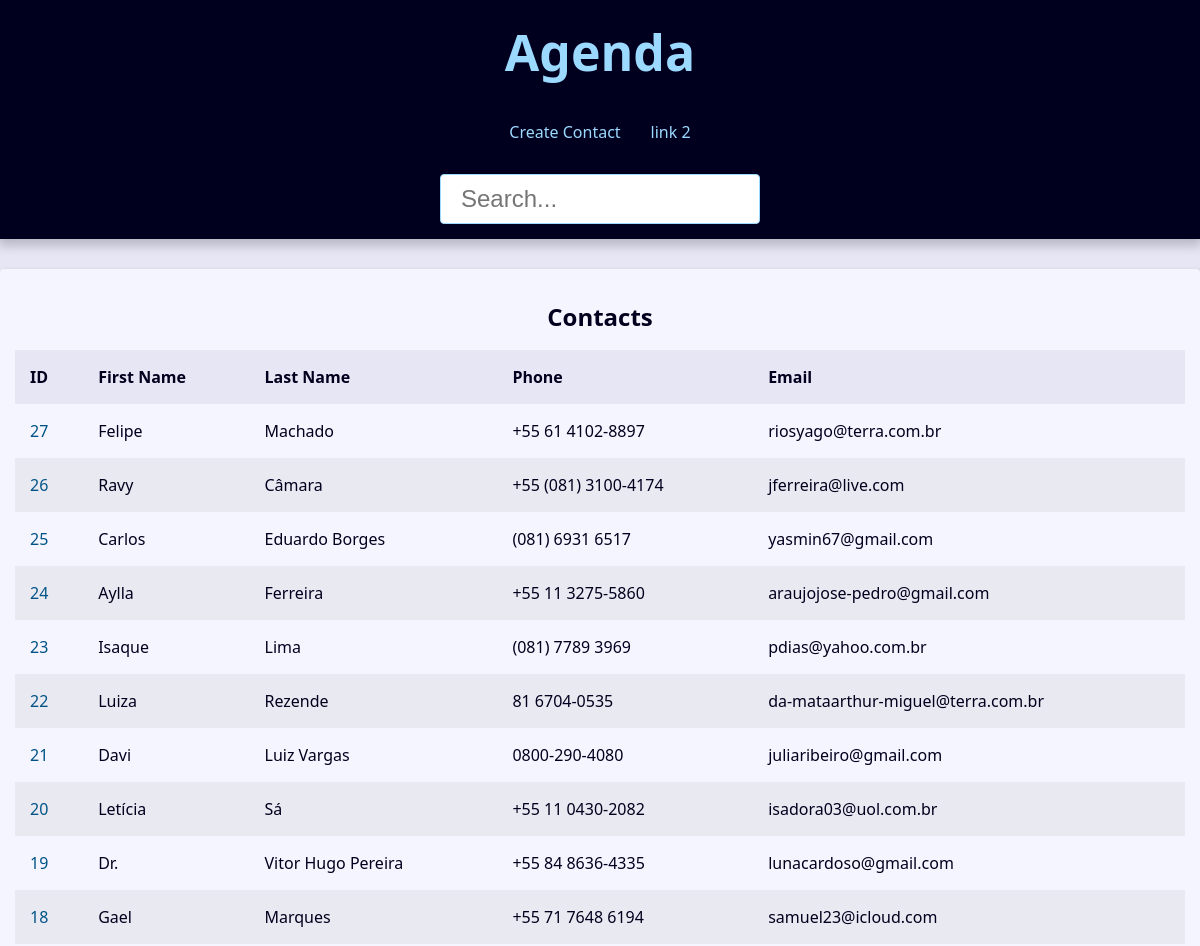
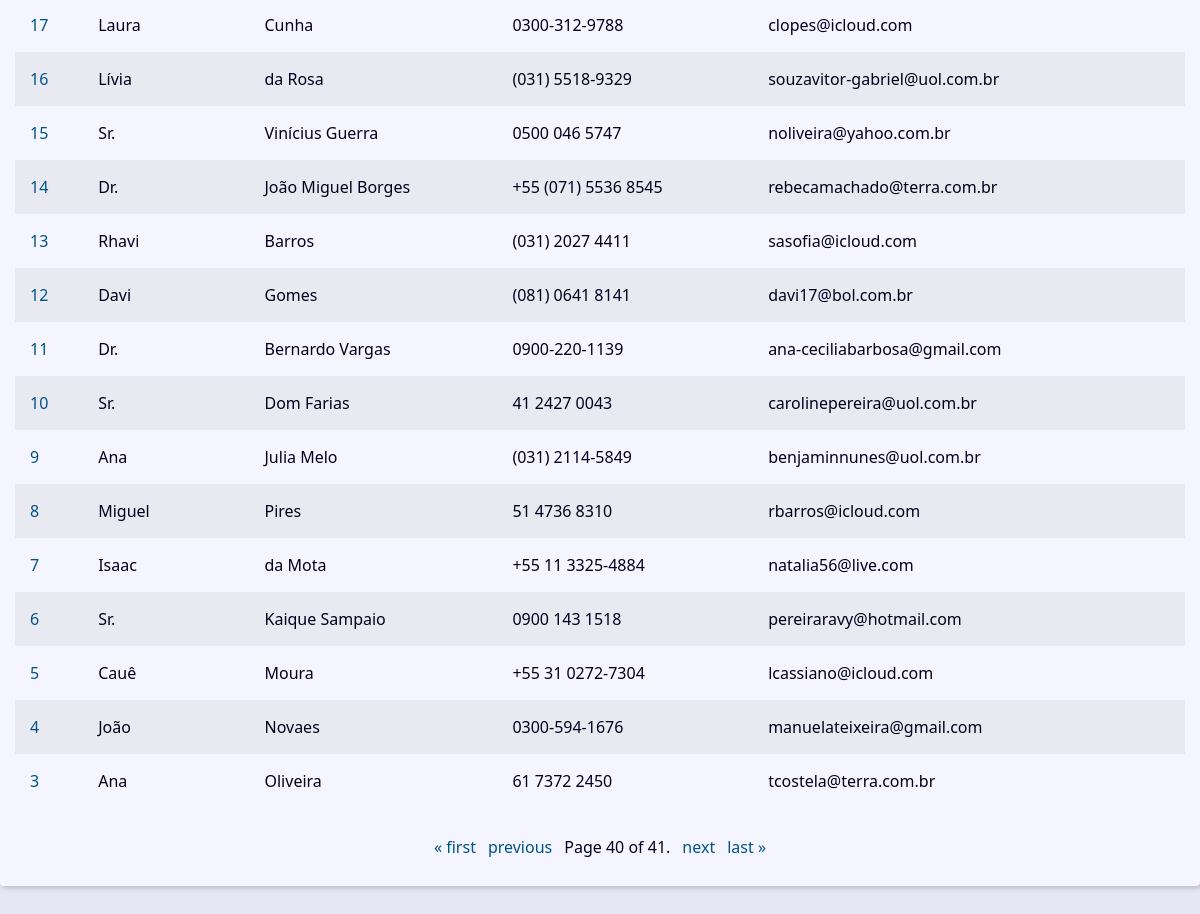
Screenshot of /?page=40&q= with the database file from the repository (2 pictures, top to bottom).
### contact/models.py (models this page shows, shortened)
class Contact(models.Model):
    first_name = models.CharField(max_length=50)
    last_name = models.CharField(max_length=50)
    phone = models.CharField(max_length=50)
    email = models.EmailField(max_length=254, blank=True)
    created_date = models.DateTimeField(default=timezone.now)
    description = models.TextField( blank=True)
    show = models.BooleanField(default=True)
    picture = models.ImageField(blank=True, upload_to='pictures/%Y/%m/') # dentro media_root >> pictures/2025/10/
    category = models.ForeignKey(Category, on_delete=models.SET_NULL, null=True, blank=True)
    owner = models.ForeignKey(User, on_delete=models.SET_NULL, null=True, blank=True)

### contact/views/contact_views.py (the view)
# urls.py: path('', view=views.index, name='index'),
def index(request):
    contacts = Contact.objects.filter(show=True).order_by('-id')
    paginator = Paginator(contacts, 25)
    page_number = request.GET.get('page')
    page_obj = paginator.get_page(page_number)
    context = {"page_obj": page_obj, 'site_title': 'Contatos - '}
    return render(
        request,
        'contact/index.html',
        context
    )

### contact/templates/contact/index.html
{% extends "global/base.html" %}
{% block content %}
    {% if page_obj %}
        <div class="responsive-table">
            <table class="contacts-table">
                <caption class="table-caption">
                    Contacts
                </caption>
                <thead>
                    <tr class="table-row table-row-header">
                        <th class="table-header">ID</th>
                        <th class="table-header">First Name</th>
                        <th class="table-header">Last Name</th>
                        <th class="table-header">Phone</th>
                        <th class="table-header">Email</th>
                    </tr>
                </thead>
                <tbody>
                    {% for contact in page_obj %}
                        <tr class="table-row">
                            <td class="table-cel">
                                <a class="table-link"
                                href="{% url 'contact:contact' contact.id %}">
                                    {{ contact.id }}
                                </a>
                            </td>
                            <td class="table-cel">
                                {{ contact.first_name }}
                            </td>
                            <td class="table-cel">
                                {{ contact.last_name }}
                            </td>
                            <td class="table-cel">
                                {{ contact.phone }}
                            </td>
                            <td class="table-cel">
                                {{ contact.email }}
                            </td>
                        </tr>
                    {% endfor %}
                </tbody>
            </table>
        </div>
    {% else %}
        <div class="sigle-contact">
            <h1 class="sigle-contact-name">
                Nenhum contato encontrado
            </h1>
        </div>
    {% endif %}
{% endblock content %}

### base_static/global/css/style.css (style rules this page uses)
:root { --spacing: 1.5rem; --link-dark-color: rgb(0, 83, 134); --link-light-color: rgb(156, 217, 255); --clr-white: rgb(245, 245, 255); --clr-black: rgb(0, 0, 30); --clr-light-gray: rgb(230, 230, 245); --clr-dark-shadow-5: rgba(0, 0, 10, 5%); --clr-dark-shadow-10: rgba(0, 0, 10, 10%); --clr-dark-shadow-20: rgba(0, 0, 10, 20%); --clr-light-shadow-5: rgba(200, 200, 255, 5%); --clr-light-shadow-10: rgba(200, 200, 255, 10%); --clr-light-shadow-20: rgba(200, 200, 255, 20%); --main-page-width: 120rem; --table-min-width: 60rem; --biggest-font-size: 5rem; --bigger-font-size: 4rem; --big-font-size: 3.2rem; --medium-font-size: 2.4rem; --small-font-size: 1.6rem; --smaller-font-size: 1.4rem; --smallest-font-size: 1.2rem; --transition-fast: 300ms; --transition-medium: 600ms; --transition-slow: 1s; --default-border-radius: 4px; }
*, *::before, *::after { margin: 0; padding: 0; box-sizing: border-box; }
html { font-size: 62.5%; }
body { font-family: system-ui, -apple-system, BlinkMacSystemFont, 'Segoe UI', Roboto, Oxygen, Ubuntu, Cantarell, 'Open Sans', 'Helvetica Neue', sans-serif; line-height: 1.5; font-size: var(--small-font-size); color: var(--clr-black); -webkit-font-smoothing: antialiased; background: var(--clr-light-gray); }
.responsive-table { width: 100%; overflow-x: auto; }
.contacts-table { width: 100%; min-width: var(--table-min-width); border-collapse: collapse; }
.table-caption { font-size: var(--medium-font-size); font-weight: bold; padding: var(--spacing); }
.table-row { text-align: left; text-overflow: ellipsis; transition: background-color var(--transition-fast) ease-in-out; }
.table-row:nth-of-type(2n) { background: var(--clr-dark-shadow-5); }
.table-row-header { background: var(--clr-light-gray); color: var(--clr-black); }
.table-cel, .table-header { padding: var(--spacing); }
.table-link { color: var(--link-dark-color); transition: color var(--transition-fast) ease-in-out; text-decoration: none; }

### rows the page displays
Contact: id "27", first_name "Felipe", last_name "Machado", phone "+55 61 4102-8897", email "riosyago@terra.com.br"
Contact: id "26", first_name "Ravy", last_name "Câmara", phone "+55 (081) 3100-4174", email "jferreira@live.com"
Contact: id "25", first_name "Carlos", last_name "Eduardo Borges", phone "(081) 6931 6517", email "yasmin67@gmail.com"
Contact: id "24", first_name "Aylla", last_name "Ferreira", phone "+55 11 3275-5860", email "araujojose-pedro@gmail.com"
Contact: id "23", first_name "Isaque", last_name "Lima", phone "(081) 7789 3969", email "pdias@yahoo.com.br"
Contact: id "22", first_name "Luiza", last_name "Rezende", phone "81 6704-0535", email "da-mataarthur-miguel@terra.com.br"
Contact: id "21", first_name "Davi", last_name "Luiz Vargas", phone "0800-290-4080", email "juliaribeiro@gmail.com"
Contact: id "20", first_name "Letícia", last_name "Sá", phone "+55 11 0430-2082", email "isadora03@uol.com.br"
Contact: id "19", first_name "Dr.", last_name "Vitor Hugo Pereira", phone "+55 84 8636-4335", email "lunacardoso@gmail.com"
Contact: id "18", first_name "Gael", last_name "Marques", phone "+55 71 7648 6194", email "samuel23@icloud.com"
Contact: id "17", first_name "Laura", last_name "Cunha", phone "0300-312-9788", email "clopes@icloud.com"
Contact: id "16", first_name "Lívia", last_name "da Rosa", phone "(031) 5518-9329", email "souzavitor-gabriel@uol.com.br"
Contact: id "15", first_name "Sr.", last_name "Vinícius Guerra", phone "0500 046 5747", email "noliveira@yahoo.com.br"
Contact: id "14", first_name "Dr.", last_name "João Miguel Borges", phone "+55 (071) 5536 8545", email "rebecamachado@terra.com.br"
Contact: id "13", first_name "Rhavi", last_name "Barros", phone "(031) 2027 4411", email "sasofia@icloud.com"
Contact: id "12", first_name "Davi", last_name "Gomes", phone "(081) 0641 8141", email "davi17@bol.com.br"
Contact: id "11", first_name "Dr.", last_name "Bernardo Vargas", phone "0900-220-1139", email "ana-ceciliabarbosa@gmail.com"
Contact: id "10", first_name "Sr.", last_name "Dom Farias", phone "41 2427 0043", email "carolinepereira@uol.com.br"
Contact: id "9", first_name "Ana", last_name "Julia Melo", phone "(031) 2114-5849", email "benjaminnunes@uol.com.br"
Contact: id "8", first_name "Miguel", last_name "Pires", phone "51 4736 8310", email "rbarros@icloud.com"
Contact: id "7", first_name "Isaac", last_name "da Mota", phone "+55 11 3325-4884", email "natalia56@live.com"
Contact: id "6", first_name "Sr.", last_name "Kaique Sampaio", phone "0900 143 1518", email "pereiraravy@hotmail.com"
Contact: id "5", first_name "Cauê", last_name "Moura", phone "+55 31 0272-7304", email "lcassiano@icloud.com"
Contact: id "4", first_name "João", last_name "Novaes", phone "0300-594-1676", email "manuelateixeira@gmail.com"
Contact: id "3", first_name "Ana", last_name "Oliveira", phone "61 7372 2450", email "tcostela@terra.com.br"

### other values shown
{{ page_obj.number }} "40"
{{ page_obj.paginator.num_pages }} "41"
